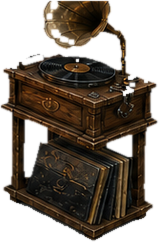
#> input picture assets/art/camp-2026-09-01/camp-record-player.png, 159 x 242 px
$ python patch_stage1e_camp_art.py
#> lines starting #> are read from the running program, lines starting #| are printed output that depends on the picture
#!/usr/bin/env python3
"""Apply the narrow, hash-gated Stage 1E camp-art corrections.

Only record_player padding and workbench exterior pale-matte alpha change.
"""
from __future__ import annotations
import argparse, hashlib, json
from collections import deque
from pathlib import Path
from PIL import Image

ROOT=Path(__file__).resolve().parents[1]; ART=ROOT/"assets"/"art"/"camp-2026-09-01"
RECORD=ART/"camp-record-player.png"; WORKBENCH=ART/"camp-workbench.png"; MANIFEST=ART/"manifest.json"
RECORD_HASH="a75599c37967d5dd64d886d066c44afc29e47e8428a2e5b288c2f2f9cd554737"; WORKBENCH_HASH="856baaec3bde125fd442c592ab61c6584b714fb8a2dba9a98ca54afa0278522d"
RECORD_FINAL="067820e5123e52111e8af6dc819fd0212c37a01c497604d6263355d6f50f3873"; WORKBENCH_PRE_CLEAN="ce932bc3ea210af54f96df69e53aa6361765a81de8ffc7da7ca3e04b999a9b63"; WORKBENCH_FINAL="c48a78418b85b14ddc8cb4a59f0af520db48a6d191cd72848de046aa10345303"
def sha(path):return hashlib.sha256(path.read_bytes()).hexdigest()
def exterior_neutral_pixels(image):
 p=image.load();w,h=image.size;q=deque();seen=set()
 for x in range(w):q.extend(((x,0),(x,h-1)))
 for y in range(h):q.extend(((0,y),(w-1,y)))
 while q:
  x,y=q.popleft()
  if (x,y) in seen or not(0<=x<w and 0<=y<h) or p[x,y][3]>2:continue
  seen.add((x,y));q.extend(((x+1,y),(x-1,y),(x,y+1),(x,y-1),(x+1,y+1),(x+1,y-1),(x-1,y+1),(x-1,y-1)))
 return [(x,y) for x,y in seen if 0<p[x,y][3]<=2 and min(p[x,y][:3])>=150 and max(p[x,y][:3])-min(p[x,y][:3])<=24]
def attached_pale_patch_pixels(image):
 p=image.load();points=[]
 # Exact lower attached neutral trapezoid review window. Brown wood/stool
 # pixels are excluded by the neutral-channel predicate, not by a broad matte.
 for y in range(107,131):
  for x in range(64,136):
   r,g,b,a=p[x,y]
   if a>=128 and min(r,g,b)>=100 and max(r,g,b)-min(r,g,b)<=30:points.append((x,y))
 return points
def clean_workbench(image):
 exterior=exterior_neutral_pixels(image)
 if len(exterior)!=47:raise RuntimeError(f"expected exactly 47 exterior pale matte pixels, got {len(exterior)}")
 p=image.load()
 for x,y in exterior:r,g,b,a=p[x,y];p[x,y]=(r,g,b,0)
 patch=attached_pale_patch_pixels(image)
 if len(patch)!=457:raise RuntimeError(f"expected exactly 457 attached pale patch pixels, got {len(patch)}")
 for x,y in patch:r,g,b,a=p[x,y];p[x,y]=(r,g,b,0)
 return exterior,patch
def main():
 check="--check" in __import__("sys").argv
 if check:
  if sha(RECORD)!=RECORD_FINAL or sha(WORKBENCH)!=WORKBENCH_FINAL:raise RuntimeError("Stage1E camp outputs are stale")
  image=Image.open(WORKBENCH).convert("RGBA");assert not attached_pale_patch_pixels(image),"attached workbench halo survived";p=image.load();retained=sum(1 for y in range(107,131) for x in range(64,136) if p[x,y][3]>=128 and max(p[x,y][:3])-min(p[x,y][:3])>30);assert retained==269,"intended brown workbench/stool pixels changed"
  data=json.loads(MANIFEST.read_text(encoding="utf-8"));assert data["layers"]["record_player"].get("stage1e_recipe") and data["layers"]["workbench"].get("stage1e_recipe") and int(data["layers"]["workbench"]["stage1e_recipe"]["attached_pale_patch"]["cleared_pixel_count"])==457
  print("STAGE 1E CAMP PATCH CHECK PASSED: final hashes and recipes")
  return
 if sha(WORKBENCH) not in (WORKBENCH_HASH,WORKBENCH_PRE_CLEAN,WORKBENCH_FINAL):raise RuntimeError("Workbench hash is neither approved source nor Stage1E output")
 if sha(RECORD)==RECORD_HASH:
  old=Image.open(RECORD).convert("RGBA");out=Image.new("RGBA",(166,250));out.alpha_composite(old,(4,4));out.save(RECORD,optimize=False)
#> in main, old is the input picture: PIL image 159x242 RGBA; mean R, G, B, A 40.8, 31.1, 21, 151.9
#> after `out = Image.new('RGBA', (166, 250))`: out: PIL image 166x250 RGBA; every value is 0
#> after `out.alpha_composite(old, (4, 4))`:
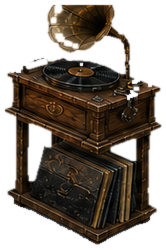
#> out: PIL image 166x250 RGBA; mean R, G, B, A 34.2, 25.4, 16.3, 140.8; transparent parts drawn white
 elif Image.open(RECORD).size!=(166,250):raise RuntimeError("Record Player is neither approved source nor Stage 1E output")
 if sha(WORKBENCH) in (WORKBENCH_HASH,WORKBENCH_PRE_CLEAN):
  bench=Image.open(WORKBENCH).convert("RGBA")
  if sha(WORKBENCH)==WORKBENCH_PRE_CLEAN:
   # The original 47 pixels were already cleared; retain their documented
   # count while applying the lower-patch correction only.
   p=bench.load();patch=attached_pale_patch_pixels(bench)
   if len(patch)!=457:raise RuntimeError(f"expected exactly 457 attached pale patch pixels, got {len(patch)}")
   for x,y in patch:r,g,b,a=p[x,y];p[x,y]=(r,g,b,0)
  else:clean_workbench(bench)
  bench.save(WORKBENCH,optimize=False)
#> (the run stopped early here; a loop or call above may not have finished)
